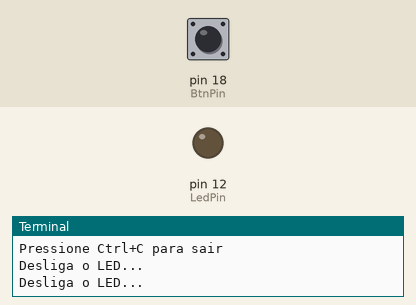
Simulated run of this program. Board: Raspberry Pi (header pin numbers). Parts: output pins drawn as LEDs (lit = HIGH), the last lines printed to the terminal. Inputs (shaded band) come from the test bench; at power-on: pin 18 (BtnPin) HIGH.

Above: at 1.2 s.
1.3 s: pin 18 (BtnPin) pulled LOW for 1.2 s
At 2.8 s:
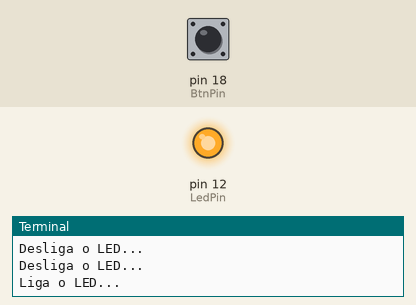
4.5 s: pin 18 (BtnPin) pulled LOW for 3.2 s
At 9.1 s:
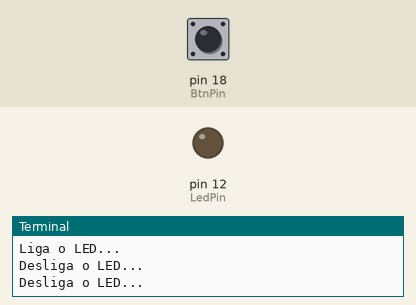
Timing chart, 0 to 10.6 s (numbered marks = the images above; inputs shaded):
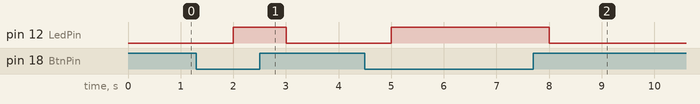

Measured:
- after the input at 1.3 s, pin 12 (LedPin): LOW → HIGH after 0.70 s, → LOW 1.0 s later
- after the input at 4.5 s, pin 12 (LedPin): LOW → HIGH after 0.50 s, → LOW 3.0 s later

The program:

botaoLed.py
```python
############################
# Conectar o lado positivo LED (anodo) ao pino 12 (GPIO 18) da RPi. O lado negativo conectar ao resistor e o outro lado do resistor ao terra (GND).
# Conectar o lado positivo do outro LED (anodo) ao pino 16 (GPIO 23) da RPi. O lado negativo conectar ao resistor e o outro lado do resistor ao terra (GND).
#   Conectar um lado do push button ao pino 18 (GPIO 24) da RPi e o outro lado ao terra (GND).
#   Conectar um lado do outro push button ao pino 22 (GPIO 25) e o outro lado ao 3.3V.#
###########################################
import RPi.GPIO as GPIO
import time

LedPin = 12    # pin12 --- led
BtnPin = 18    # pin12 --- button

GPIO.setmode(GPIO.BOARD)
GPIO.setup(LedPin, GPIO.OUT)
GPIO.setup(BtnPin, GPIO.IN, pull_up_down=GPIO.PUD_UP)
GPIO.output(LedPin, GPIO.HIGH)

print('Pressione Ctrl+C para sair')
# Loop principal
try:
    while True:
        if GPIO.input(BtnPin) == GPIO.LOW:
            print('Liga o LED...')
            GPIO.output(LedPin, 1)
        else:
            print('Desliga o LED...')
            GPIO.output(LedPin, 0)
        # Aguarda um tempo
        time.sleep(1)

except KeyboardInterrupt:
    # Ctrl+C foi pressionado
    pass

GPIO.output(LedPin, 0)
GPIO.cleanup()
```
